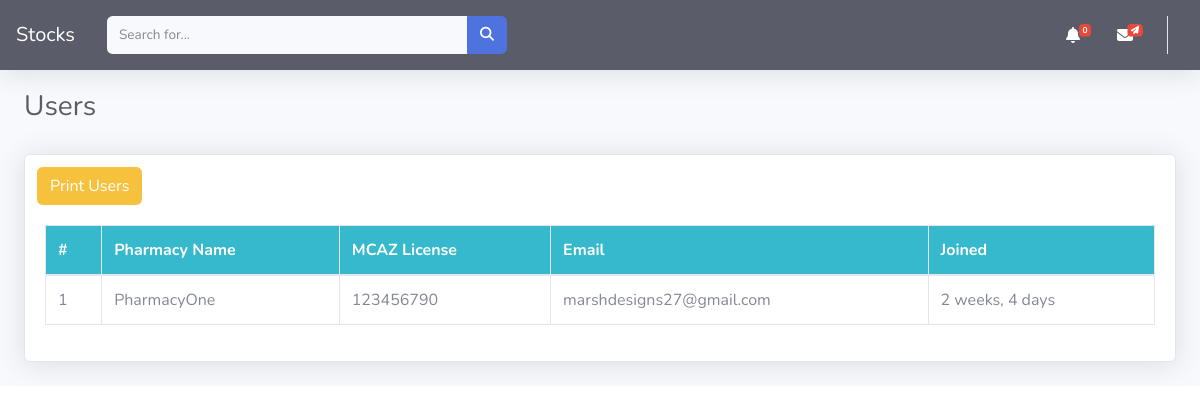
Before: /customers/ with the older database file.
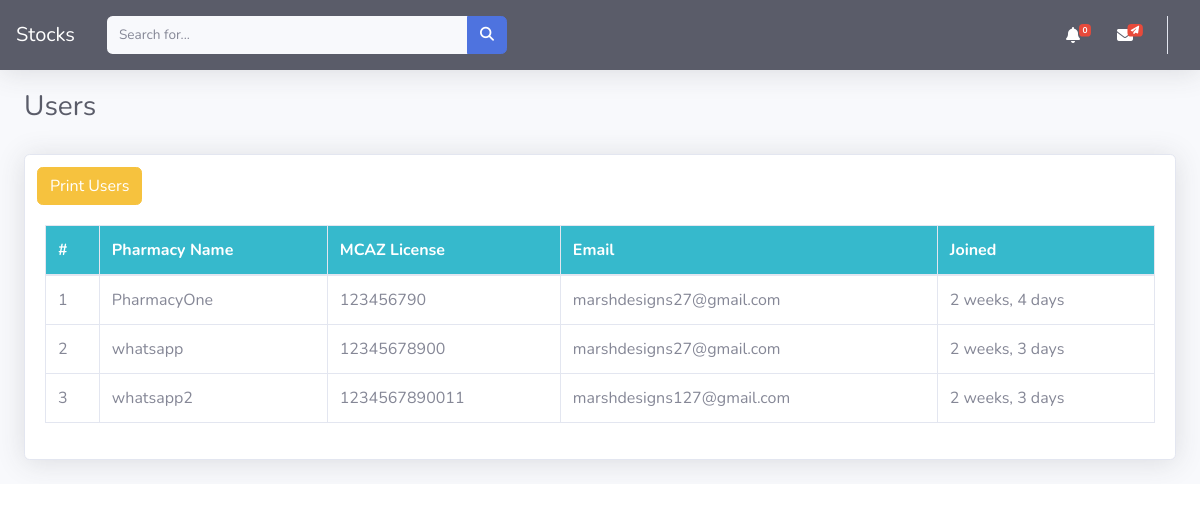
After: the same page with the newer database file.
### dashboard/models.py (models this page shows, shortened)
class Vendor(User):
    created_at = models.DateTimeField(auto_now_add=True)
    mcaz_license = models.CharField(null=True,blank=True,unique=True,max_length=255,help_text='MCAZ License Number')
    phone_number = models.CharField(null=True,blank=True,unique=True,max_length=255,help_text='whatsapp number')
    REQUIRED_FIELDS = ["mcaz_license"]

### dashboard/views.py (the view)
# urls.py: path("customers/", CustomersView.as_view(), name="customers"),
class CustomersView(TemplateView):
    template_name = 'skeleton/customer_list.html'
    def get_context_data(self, **kwargs):
        context = super().get_context_data(**kwargs)
        customers = Vendor.objects.all()
        context['customers'] = customers
        return context

### dashboard/context_processors.py (called while the page is built)
def notifications(request):
    allnotifications = BroadcastNotification.objects.all()
    return {'notifications': allnotifications}

def cart(request):
    return {'cart': Cart(request)}

### templates/skeleton/customer_list.html (shortened to what this page needs)
{% extends 'body/base.html' %}
{% block content %}
<div class="container-fluid">
    <div class="d-sm-flex align-items-center justify-content-between mb-4">
        <h1 class="h3 mb-0 text-gray-800" style='margin-top:20px;'>Users</h1>
    </div>
    <div class="card shadow mb-4" style='margin-top:30px;'>
        <div class='col-md-2'>
            <a class='btn btn-warning' href='{% url 'print-customers' %}'>Print Users</a>
        </div>
        <div class="card-body">
            <div class="table-responsive">
                <table class="table table-bordered" id="dataTable" width="100%" cellspacing="0">
                    <thead class='bg-info'>
                        <tr class="text-white">
                            <th scope="col">#</th>
                            <th scope="col">Pharmacy Name</th>
                            <th scope="col">MCAZ License</th>
                            <th scope="col">Email</th>
                            <th scope="col">Joined</th>
                        </tr>
                    </thead>
                    <tbody>
                        {% for p  in customers  %}
                        <tr>
                            <td>{{forloop.counter}}</td>
                            <td>{{ p.username }}</td>
                            <td>{{ p.mcaz_license }}</td>
                            <td>{{ p.email }}</td>
                            <td>{{ p.created_at|timesince }}</td>
                        </tr>
                        {% endfor %}
                    </tbody>
                </table>
            </div>
        </div>
    </div>
</div>
{% endblock  %}

### templates/body/base.html (shortened to what this page needs)
{% load static %}
<!DOCTYPE html>
<html lang="en">
  <head>
    <link rel="stylesheet" href="{% static '/sb-admin-2.min.css' %}">
    <link rel="stylesheet" href="{% static '/style.css' %}">
  </head>
  <body id='top'>
    <div id='wrapper'>
      <div id='content-wrapper' class='d-flex flex-column'>
        <div id='content'>
          {% include 'body/header.html' %}
          {% block content %}{% endblock content %}
        </div>
      </div>
    </div>
  </body>
</html>

### templates/body/header.html (shortened to what this page needs)
{% load crispy_forms_tags %}
<header class='topbar' data-navbarbg='skin5'>
<nav class="navbar navbar-expand navbar-dark bg-dark topbar mb-4 static-top shadow">
    {% if user.is_authenticated %}
    <a class="navbar-brand text-white" href="{% url 'index' %}">Stocks</a>
    {% else %}
    <a class="navbar-brand text-white" href="{% url 'login' %}">Stocks</a>
    {% endif %}
    <form
        class="d-none d-sm-inline-block form-inline mr-auto ml-md-3 my-2 my-md-0 mw-100 navbar-search">
        <div class="input-group">
            <input type="text" class="form-control bg-light border-0 small" placeholder="Search for..."
                aria-label="Search" aria-describedby="basic-addon2">
            <div class="input-group-append">
                <button class="btn btn-primary" type="button">
                    <i class="fas fa-search fa-sm"></i>
                </button>
            </div>
        </div>
    </form>
    <ul class="navbar-nav ml-auto">
        <li class="nav-item dropdown no-arrow mx-1">
            <a class="nav-link dropdown-toggle text-white" href="#" id="alertsDropdown" role="button"
                data-toggle="dropdown" aria-haspopup="true" aria-expanded="false" id='navbarDropdown'>
                <i class="fas fa-bell fa-fw"></i>
                <span class="badge badge-danger badge-counter" id='notification-badge'>0</span>
            </a>
        </li>
        {% if request.user.vendor %}
        <li class="nav-item dropdown no-arrow mx-1">
            <a class="nav-link dropdown-toggle text-white" href="#" id="alertsDropdown" role="button"
                data-toggle="dropdown" aria-haspopup="true" aria-expanded="false" id='navbarDropdown'>
                <i class="fas fa-calendar-check fa-fw"></i>
                <span class="badge badge-danger badge-counter" id='notification-badge'>0</span>
            </a>
            <div class="dropdown-list dropdown-menu dropdown-menu-right shadow animated--grow-in"
                aria-labelledby="alertsDropdown"  id='notifications-dropdown'>
                <h6 class="dropdown-header">
                    Products to Expire
                </h6>
                {% for i in notifications %}
                <a class="dropdown-item d-flex align-items-center" href="#">
                    <div class="mr-3">
                        <div class="icon-circle bg-primary">
                            <i class="fas fa-file-alt text-white"></i>
                        </div>
                    </div>
                    <div>
                        <div class="small text-gray-500">Here</div>
                        <span class="font-weight-bold">Here</span>
                    </div>
                </a>
                {% endfor %}
            </div>
        </li>
        <li class="nav-item  no-arrow">
            <a class="nav-link text-white" href="{% url 'logout' %}"  role="button" aria-haspopup="true" aria-expanded="false">
                <span class="mr-2 d-none d-lg-inline text-white small">Logout</span>
            </a>
        </li>
        {% else %}
        <li class="nav-item dropdown no-arrow mx-1">
            <a class="nav-link dropdown-toggle text-white" href="#" id="alertsDropdown" role="button"
                data-toggle="dropdown" aria-haspopup="true" aria-expanded="false" id='navbarDropdown'>
                <i class="fas fa-envelope fa-fw"></i>
                <span class="badge badge-danger badge-counter" id='notification-badge'><i class='fas fa-paper-plane'></i></span>
            </a>
        </li>
        {% endif %}
    </ul>
</nav>
</header>

Changed rows visible on the page:
added Vendor: username "whatsapp", mcaz_license "12345678900", email "marshdesigns27@gmail.com", created_at "2 weeks, 3 days"
added Vendor: username "whatsapp2", mcaz_license "1234567890011", email "marshdesigns127@gmail.com", created_at "2 weeks, 3 days"
